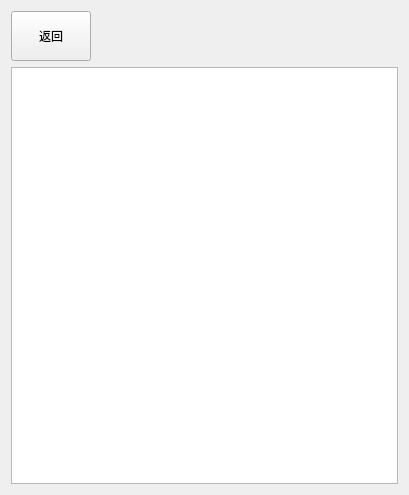
<?xml version="1.0" encoding="UTF-8"?>
<ui version="4.0">
 <class>WordHistory</class>
 <widget class="QWidget" name="WordHistory">
  <property name="geometry">
   <rect>
    <x>0</x>
    <y>0</y>
    <width>409</width>
    <height>495</height>
   </rect>
  </property>
  <property name="windowTitle">
   <string>Form</string>
  </property>
  <layout class="QGridLayout" name="gridLayout">
   <item row="0" column="0">
    <widget class="QPushButton" name="pushButton">
     <property name="minimumSize">
      <size>
       <width>0</width>
       <height>50</height>
      </size>
     </property>
     <property name="text">
      <string>返回</string>
     </property>
    </widget>
   </item>
   <item row="0" column="1">
    <spacer name="horizontalSpacer">
     <property name="orientation">
      <enum>Qt::Horizontal</enum>
     </property>
     <property name="sizeHint" stdset="0">
      <size>
       <width>40</width>
       <height>20</height>
      </size>
     </property>
    </spacer>
   </item>
   <item row="1" column="0" colspan="2">
    <widget class="QListWidget" name="listWidget"/>
   </item>
  </layout>
 </widget>
 <resources/>
 <connections/>
</ui>
